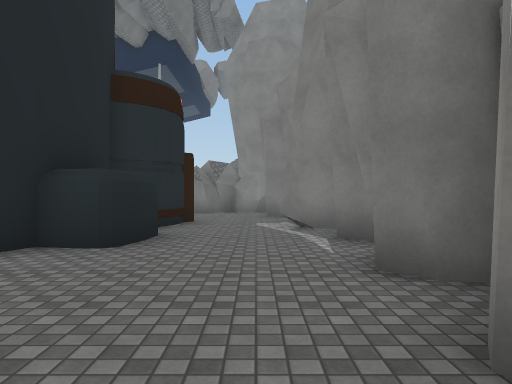
view 1 (above)

24 first-person views from a walk through a scene from a Unity 3-D project. The camera is 1.4 m above the floor, looks level and sees 70° across. The floor is counted in squares, 2 m on a side. Each view is taken from the middle of a square. On the plan, view 1 faces up. The plan holds only what a view shows up to about 11 squares ahead; the rest is blank. The place goes on beyond the plan. The player character is not drawn. Some surface patterns are stand-ins.

view 2
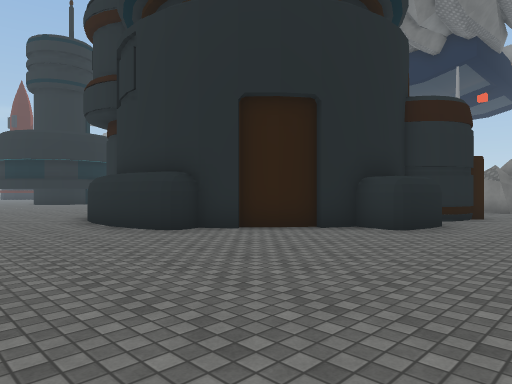

view 3
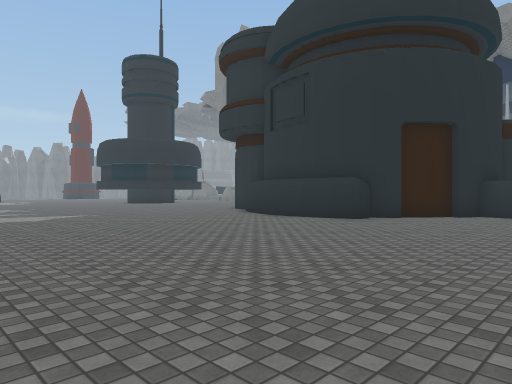

view 4
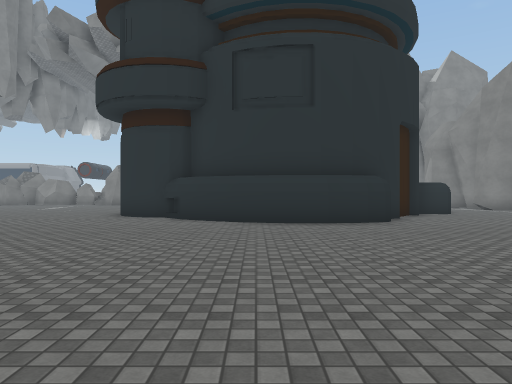

view 5
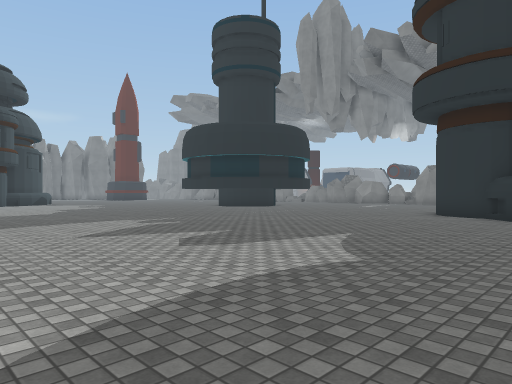

view 6
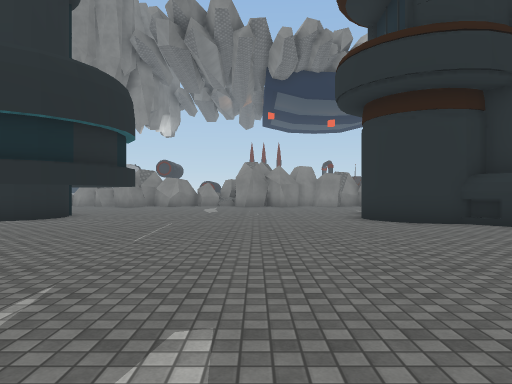

view 7
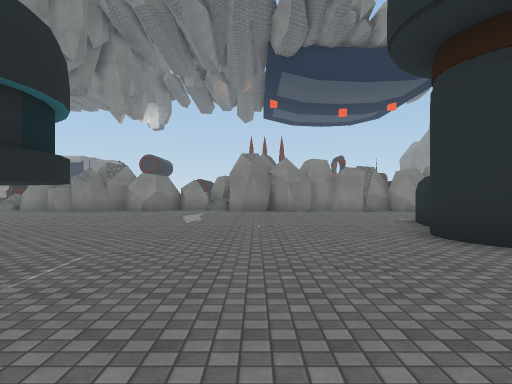

view 8
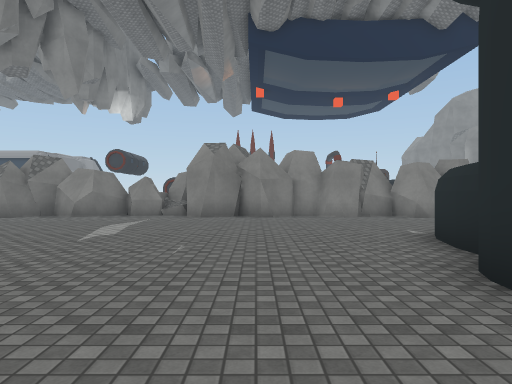

view 9
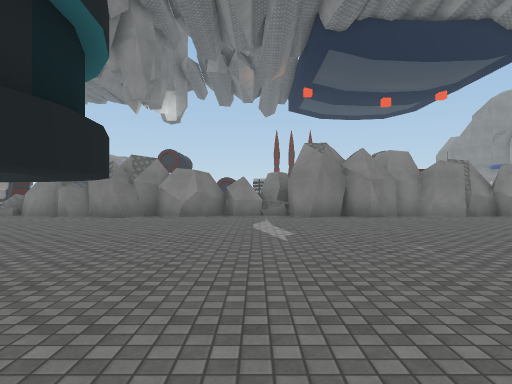

view 10
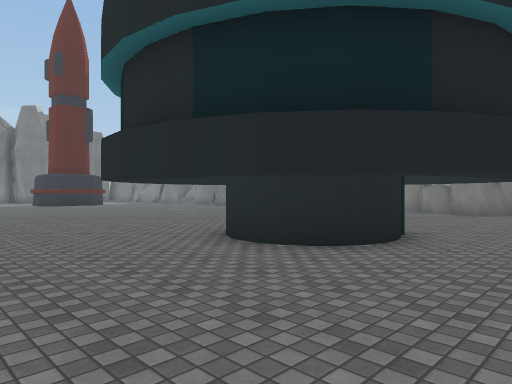

view 11
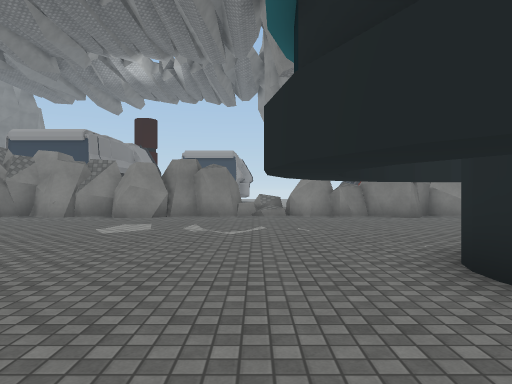

view 12
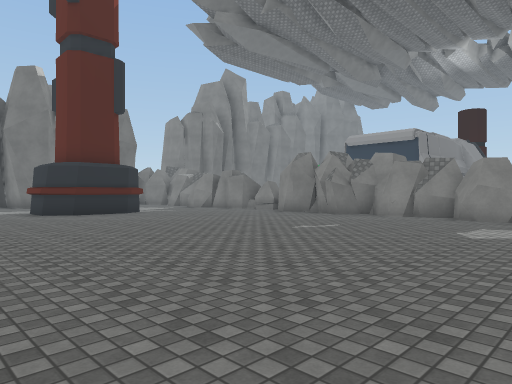

view 13
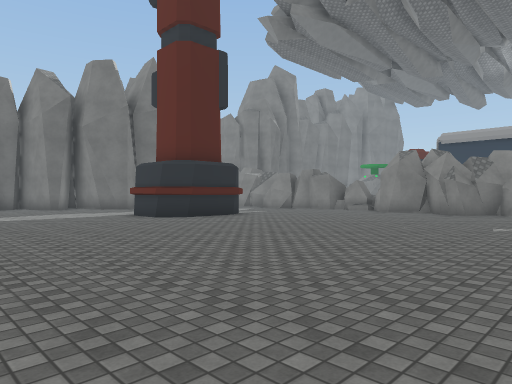

view 14
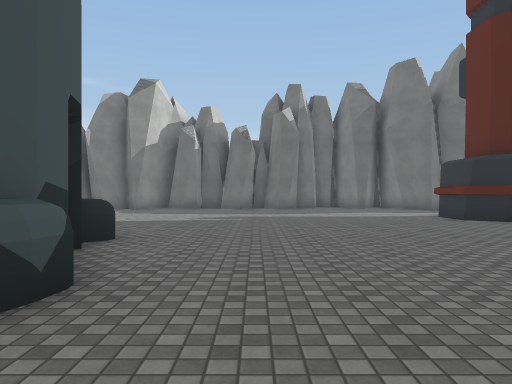

view 15
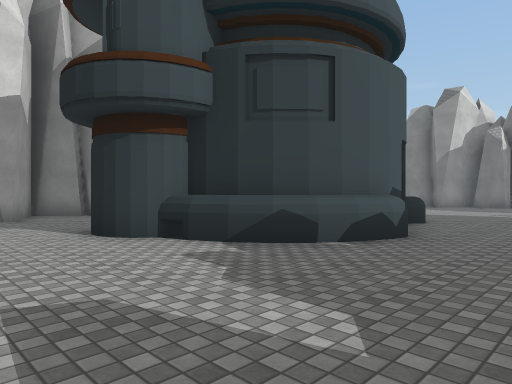

view 16
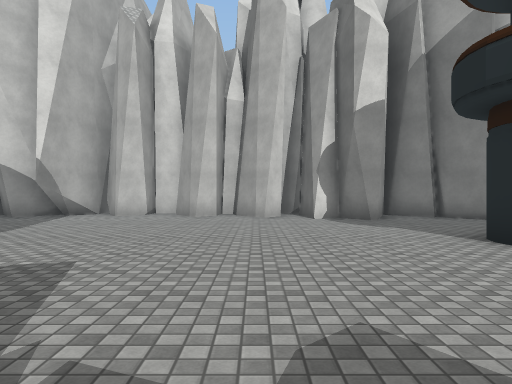

view 17
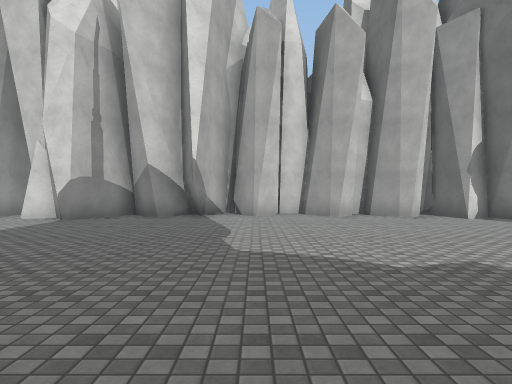

view 18
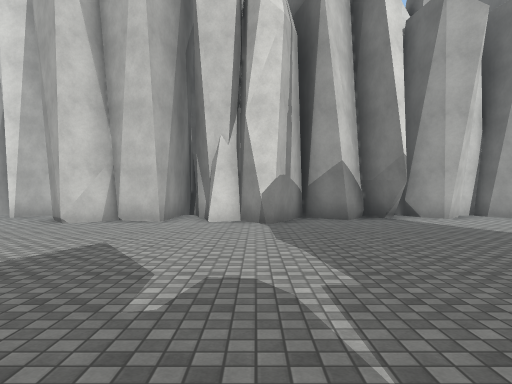

view 19
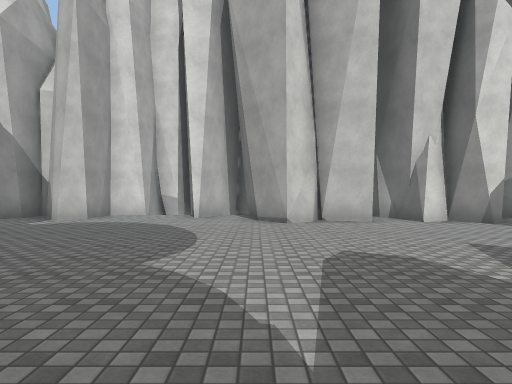

view 20
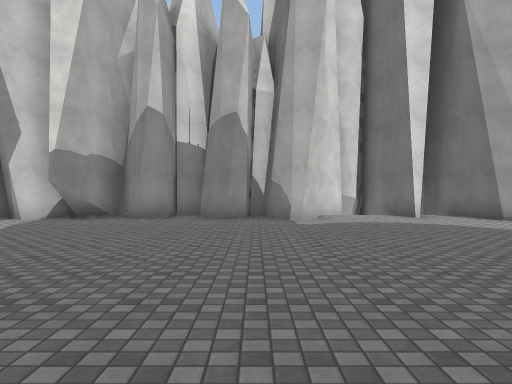

view 21
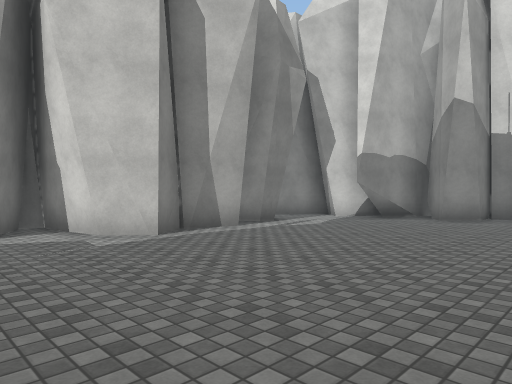

view 22
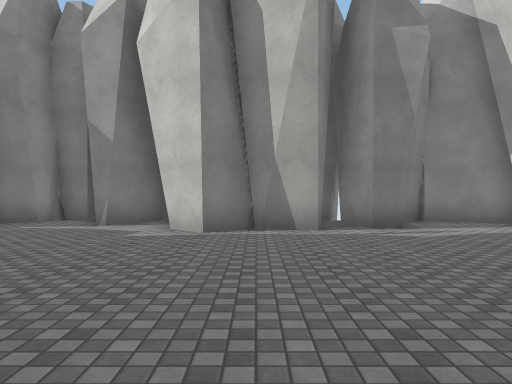

view 23
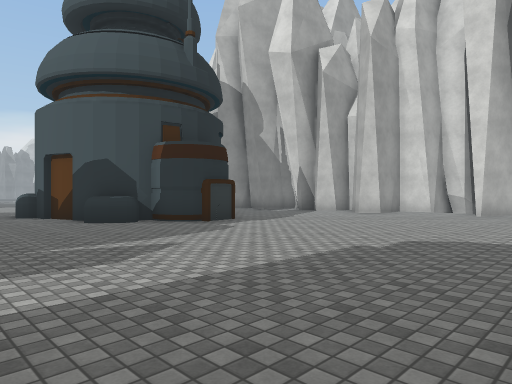

view 24
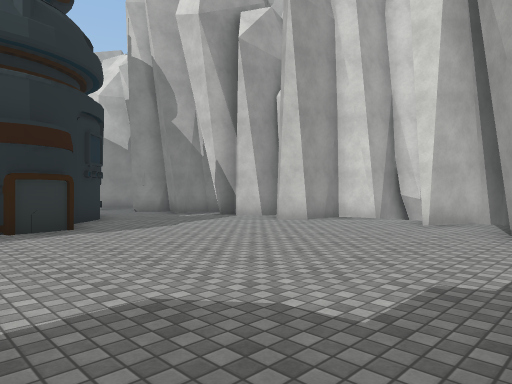

### Floor plan
Key: @ floor where view 1 was taken; # wall or solid block; . floor; = window, fence, low wall or low ledge; O other object.
Columns run from 43 left of view 1 to 3 right of it. Each row starts with its distance up from view 1.
 13           ########=################
 12           #...##......#.....##....#
 11          .........................       ...
 10         ..........................       ...#
  9        ..........................        #..
  8       ..........................O        #...
  7      #..........................O        #..##
  6      #............... O.........O        O...#
  5    .##..............## ........OO       #O...#
  4   ...................##........OO     ###....#
  3  ...............................OO    #......#
  2  .................................OO  O......#
  1 ............................................###
  0 ...................   .....................@..#
 -1 .................... .........................#
 -2 .........O##OO...............................##
 -3 ........O##  #...............................##
 -4 ........##   #O.............................##
 -5 .......O      O.............................#
 -6 .........##   O.............................##
 -7  .........#   ...............................##
 -8  ..........  ...............................###
 -9   .........  ..#...........#..................#
-10  #....#..   ##.##.#.....##.##.###....#.....##.#
-11   .#..###    ####.###.#.#####.###.#..#.#.#.####
-12   .#.##             #####   #.#####.########
-13   ####

Where each view was taken, in squares from view 1:
view 1: 0 up, 0 right, facing up
view 2: 2 down, 1 right, facing up-left
view 3: 7 down, 0 right, facing up-left
view 4: 7 down, 8 left, facing up
view 5: 8 down, 8 left, facing up-left
view 6: 5 down, 15 left, facing up
view 7: 1 down, 15 left, facing up
view 8: 2 up, 14 left, facing up
view 9: 2 up, 17 left, facing up
view 10: 0 up, 18 left, facing up-left
view 11: 2 up, 25 left, facing up
view 12: 2 up, 26 left, facing up-left
view 13: 0 up, 29 left, facing up-left
view 14: 0 up, 29 left, facing left
view 15: 1 up, 26 left, facing down-left
view 16: 0 up, 25 left, facing down
view 17: 0 up, 21 left, facing down
view 18: 1 down, 16 left, facing down
view 19: 1 down, 11 left, facing down
view 20: 1 down, 5 left, facing down
view 21: 1 down, 5 left, facing down-right
view 22: 5 down, 6 left, facing right
view 23: 1 up, 43 left, facing down-right
view 24: 3 down, 43 left, facing down-right
